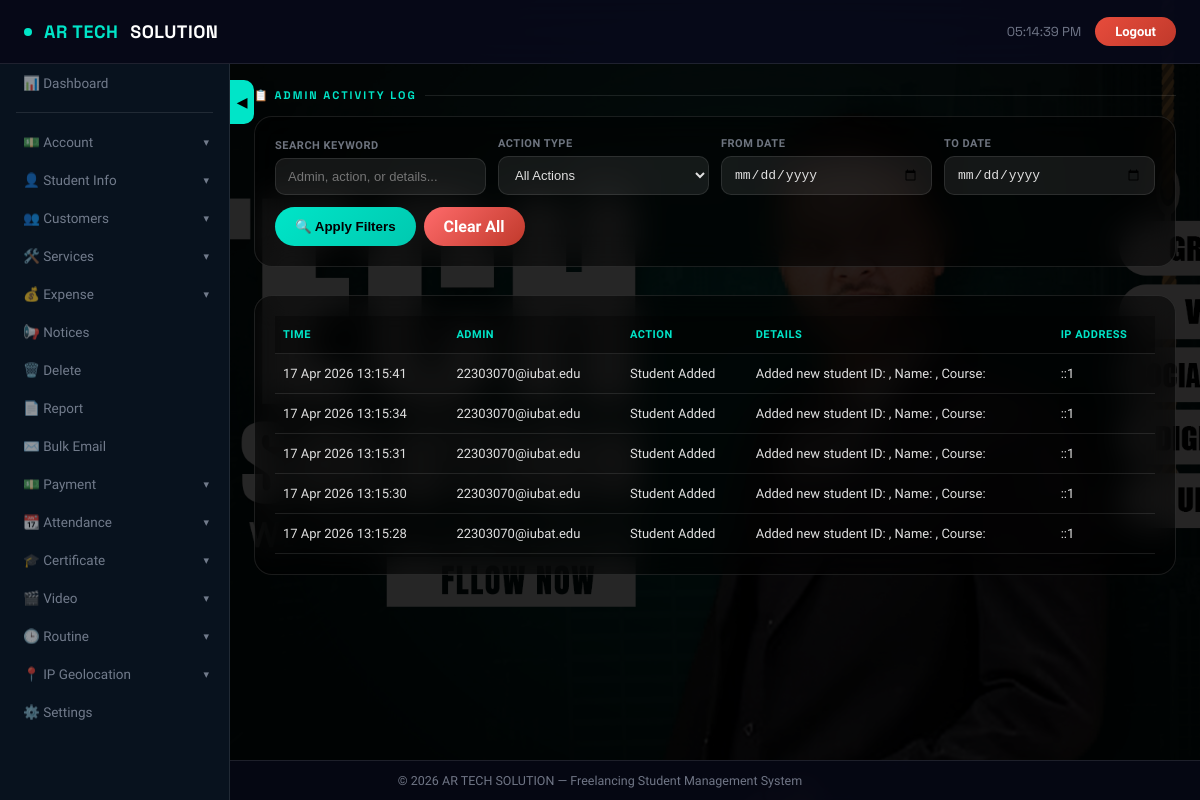
/admin/admin_logs.php (signed in), run on the app's committed database.
### tables this page shows
CREATE TABLE `admin_activity_log` (
  `id` int(11) NOT NULL,
  `admin_email` varchar(100) NOT NULL,
  `admin_name` varchar(100) DEFAULT NULL,
  `action` varchar(100) NOT NULL,
  `details` text DEFAULT NULL,
  `ip_address` varchar(45) DEFAULT NULL,
  `user_agent` text DEFAULT NULL,
  `created_at` timestamp NOT NULL DEFAULT current_timestamp()
);

### admin/config.php (called while the page is built, shortened)
<?php
if (!isset($conn)) {
    $conn = new mysqli("localhost", "root", "", "freelancing");
}
$settings = [];
$result = $conn->query("SELECT setting_key, setting_value FROM app_settings");
if ($result) {
    while ($row = $result->fetch_assoc()) {
        $settings[$row['setting_key']] = $row['setting_value'];
    }
}
$dark_mode = isset($settings['dark_mode']) && $settings['dark_mode'] == '1';
$sidebar_labels = isset($settings['sidebar_labels']) ? json_decode($settings['sidebar_labels'], true) : [];
function get_sidebar_label($key, $default) {
    global $sidebar_labels;
    return isset($sidebar_labels[$key]) && !empty($sidebar_labels[$key])
           ? htmlspecialchars($sidebar_labels[$key])
           : $default;
}
?>

### admin/admin_logs.php (the view, shortened to what this page needs)
<?php
require_once 'config.php';
$search = isset($_GET['search']) ? trim($_GET['search']) : '';
$action_filter = isset($_GET['action']) ? trim($_GET['action']) : '';
$from_date = isset($_GET['from_date']) ? trim($_GET['from_date']) : '';
$to_date = isset($_GET['to_date']) ? trim($_GET['to_date']) : '';
$sql = "SELECT * FROM admin_activity_log WHERE 1=1";
$params = [];
$types = "";
$sql .= " ORDER BY created_at DESC";
if (!empty($params)) {
    $stmt = $conn->prepare($sql);
    $stmt->bind_param($types, ...$params);
    $stmt->execute();
    $logs = $stmt->get_result()->fetch_all(MYSQLI_ASSOC);
    $stmt->close();
} else {
    $result = $conn->query($sql);
    $logs = $result->fetch_all(MYSQLI_ASSOC);
}
?>
<!DOCTYPE html>
<html lang="en">
<head>
</head>
<body class="<?php echo $dark_mode ? 'dark-mode' : ''; ?>">
<nav class="topnav">
    <div style="display:flex;align-items:center;gap:14px;">
        <div class="topnav-brand">
            <div class="brand-dot"></div>
            <span>AR TECH</span> SOLUTION
        </div>
    </div>
    <div class="topnav-right">
        <div class="topnav-time" id="liveClock"></div>
        <a href="logout.php" class="logout-btn">Logout</a>
    </div>
</nav>
<?php
include 'navigation.php';
?>
<div class="sidebar-toggle-pill" id="sidebarToggle">◀</div>
<main class="main" id="mainContent">
    <div class="section-title">📋 Admin Activity Log</div>
    <div class="filter-card">
        <form method="GET" action="" class="filter-form">
            <div class="filter-group">
                <label>Search Keyword</label>
                <input type="text" name="search" placeholder="Admin, action, or details..." value="<?php echo htmlspecialchars($search); ?>">
            </div>
            <div class="filter-group">
                <label>Action Type</label>
                <select name="action">
                    <option value="">All Actions</option>
                </select>
            </div>
            <div class="filter-group">
                <label>From Date</label>
                <input type="date" name="from_date" value="<?php echo htmlspecialchars($from_date); ?>">
            </div>
            <div class="filter-group">
                <label>To Date</label>
                <input type="date" name="to_date" value="<?php echo htmlspecialchars($to_date); ?>">
            </div>
            <div class="filter-buttons">
                <button type="submit">🔍 Apply Filters</button>
                <a href="admin_logs.php">Clear All</a>
            </div>
        </form>
    </div>
    <div class="table-card">
        <div style="overflow-x: auto;">
            <table>
                <thead>
                    <tr>
                        <th>Time</th><th>Admin</th><th>Action</th><th>Details</th><th>IP Address</th>
                    </tr>
                </thead>
                <tbody>
                    <?php if (empty($logs)): ?>
                        <tr class="empty-row">
                            <td colspan="5">No activity logs found.<?php echo (!empty($search) || !empty($action_filter) || !empty($from_date) || !empty($to_date)) ? ' Try adjusting your filters.' : ''; ?></td>
                        </tr>
                    <?php else: ?>
                        <?php foreach ($logs as $log): ?>
                            <tr>
                                <td><?php echo date('d M Y H:i:s', strtotime($log['created_at'])); ?></td>
                                <td>
                                    <?php echo htmlspecialchars($log['admin_email']); ?><br>
                                </td>
                                <td><?php echo htmlspecialchars($log['action']); ?></td>
                                <td><?php echo nl2br(htmlspecialchars($log['details'])); ?></td>
                                <td><?php echo htmlspecialchars($log['ip_address']); ?></td>
                            </tr>
                        <?php endforeach; ?>
                    <?php endif; ?>
                </tbody>
            </table>
        </div>
    </div>
</main>
<div class="footer">
    &copy; <?php echo date("Y"); ?> AR TECH SOLUTION — Freelancing Student Management System
</div>
</body>
</html>

### admin/navigation.php (shortened to what this page needs)
<aside class="sidebar" id="sidebar">
    <a href="dashboard.php"><?php echo get_sidebar_label('dashboard', '📊 Dashboard'); ?></a>
    <div class="sidebar-divider"></div>
    <div class="menu-group">
        <div class="menu-toggle"><?php echo get_sidebar_label('account', '💵 Account'); ?> <span class="menu-arrow">▾</span></div>
    </div>
    <div class="menu-group">
        <div class="menu-toggle"><?php echo get_sidebar_label('student_info', '👤 Student Info'); ?> <span class="menu-arrow">▾</span></div>
    </div>
    <div class="menu-group">
        <div class="menu-toggle"><?php echo get_sidebar_label('customers', '👥 Customers'); ?> <span class="menu-arrow">▾</span></div>
    </div>
    <div class="menu-group">
        <div class="menu-toggle"><?php echo get_sidebar_label('services', '🛠️ Services'); ?> <span class="menu-arrow">▾</span></div>
    </div>
    <div class="menu-group">
        <div class="menu-toggle"><?php echo get_sidebar_label('expense', '💰 Expense'); ?> <span class="menu-arrow">▾</span></div>
    </div>
        <a href="notices.php"><?php echo get_sidebar_label('notices', '📢 Notices'); ?></a>
    <a href="delete.php"><?php echo get_sidebar_label('delete', '🗑️ Delete'); ?></a>
    <a href="report.php"><?php echo get_sidebar_label('report', '📄 Report'); ?></a>
    <a href="bulk_email.php"><?php echo get_sidebar_label('Bulk_Email', '✉️ Bulk Email'); ?></a>
    <div class="menu-group">
        <div class="menu-toggle"><?php echo get_sidebar_label('payment', '💵 Payment'); ?> <span class="menu-arrow">▾</span></div>
    </div>
    <div class="menu-group">
        <div class="menu-toggle"><?php echo get_sidebar_label('attendance', '📆 Attendance'); ?> <span class="menu-arrow">▾</span></div>
    </div>
    <div class="menu-group">
        <div class="menu-toggle"><?php echo get_sidebar_label('certificate', '🎓 Certificate'); ?> <span class="menu-arrow">▾</span></div>
    </div>
    <div class="menu-group">
        <div class="menu-toggle"><?php echo get_sidebar_label('video', '🎬 Video'); ?> <span class="menu-arrow">▾</span></div>
    </div>
    <div class="menu-group">
        <div class="menu-toggle"><?php echo get_sidebar_label('routine', '🕒 Routine'); ?> <span class="menu-arrow">▾</span></div>
    </div>
    <div class="menu-group">
        <div class="menu-toggle"><?php echo get_sidebar_label('iplocator', '📍 IP Geolocation'); ?> <span class="menu-arrow">▾</span></div>
    </div>
    <a href="settings.php"><?php echo get_sidebar_label('settings', '⚙️ Settings'); ?></a>
</aside>

### data on the page
admin_activity_log: created_at "17 Apr 2026 13:15:41", admin_email "22303070@iubat.edu", action "Student Added", details "Added new student ID: , Name: , Course:", ip_address "::1"
admin_activity_log: created_at "17 Apr 2026 13:15:34", admin_email "22303070@iubat.edu", action "Student Added", details "Added new student ID: , Name: , Course:", ip_address "::1"
admin_activity_log: created_at "17 Apr 2026 13:15:31", admin_email "22303070@iubat.edu", action "Student Added", details "Added new student ID: , Name: , Course:", ip_address "::1"
admin_activity_log: created_at "17 Apr 2026 13:15:30", admin_email "22303070@iubat.edu", action "Student Added", details "Added new student ID: , Name: , Course:", ip_address "::1"
admin_activity_log: created_at "17 Apr 2026 13:15:28", admin_email "22303070@iubat.edu", action "Student Added", details "Added new student ID: , Name: , Course:", ip_address "::1"

### other printed values
get_sidebar_label('dashboard', '📊 Dashboard') "📊 Dashboard"
get_sidebar_label('account', '💵 Account') "💵 Account"
get_sidebar_label('student_info', '👤 Student Info') "👤 Student Info"
get_sidebar_label('customers', '👥 Customers') "👥 Customers"
get_sidebar_label('services', '🛠️ Services') "🛠️ Services"
get_sidebar_label('expense', '💰 Expense') "💰 Expense"
get_sidebar_label('notices', '📢 Notices') "📢 Notices"
get_sidebar_label('delete', '🗑️ Delete') "🗑️ Delete"
get_sidebar_label('report', '📄 Report') "📄 Report"
get_sidebar_label('Bulk_Email', '✉️ Bulk Email') "✉️ Bulk Email"
get_sidebar_label('payment', '💵 Payment') "💵 Payment"
get_sidebar_label('attendance', '📆 Attendance') "📆 Attendance"
get_sidebar_label('certificate', '🎓 Certificate') "🎓 Certificate"
get_sidebar_label('video', '🎬 Video') "🎬 Video"
get_sidebar_label('routine', '🕒 Routine') "🕒 Routine"
